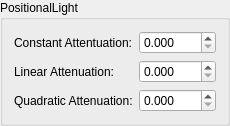
         <widget class="QGroupBox" name="positionalLightGroupBox">
          <property name="title">
           <string>PositionalLight</string>
          </property>
          <layout class="QGridLayout" name="gridLayout_23">
           <item row="0" column="0">
            <widget class="QLabel" name="label_67">
             <property name="text">
              <string>Constant Attentuation:</string>
             </property>
            </widget>
           </item>
           <item row="1" column="0">
            <widget class="QLabel" name="label_68">
             <property name="text">
              <string>Linear Attenuation:</string>
             </property>
            </widget>
           </item>
           <item row="2" column="0">
            <widget class="QLabel" name="label_69">
             <property name="text">
              <string>Quadratic Attenuation:</string>
             </property>
            </widget>
           </item>
           <item row="0" column="1">
            <widget class="QDoubleSpinBox" name="positionalLightConstAttenEdit">
             <property name="decimals">
              <number>3</number>
             </property>
             <property name="maximum">
              <double>1000.000000000000000</double>
             </property>
             <property name="singleStep">
              <double>0.100000000000000</double>
             </property>
            </widget>
           </item>
           <item row="1" column="1">
            <widget class="QDoubleSpinBox" name="positionalLightLinearAttenEdit">
             <property name="decimals">
              <number>3</number>
             </property>
             <property name="maximum">
              <double>100.000000000000000</double>
             </property>
             <property name="singleStep">
              <double>0.010000000000000</double>
             </property>
            </widget>
           </item>
           <item row="2" column="1">
            <widget class="QDoubleSpinBox" name="positionalLightQuadAttenEdit">
             <property name="decimals">
              <number>3</number>
             </property>
             <property name="maximum">
              <double>10.000000000000000</double>
             </property>
             <property name="singleStep">
              <double>0.001000000000000</double>
             </property>
            </widget>
           </item>
          </layout>
         </widget>
